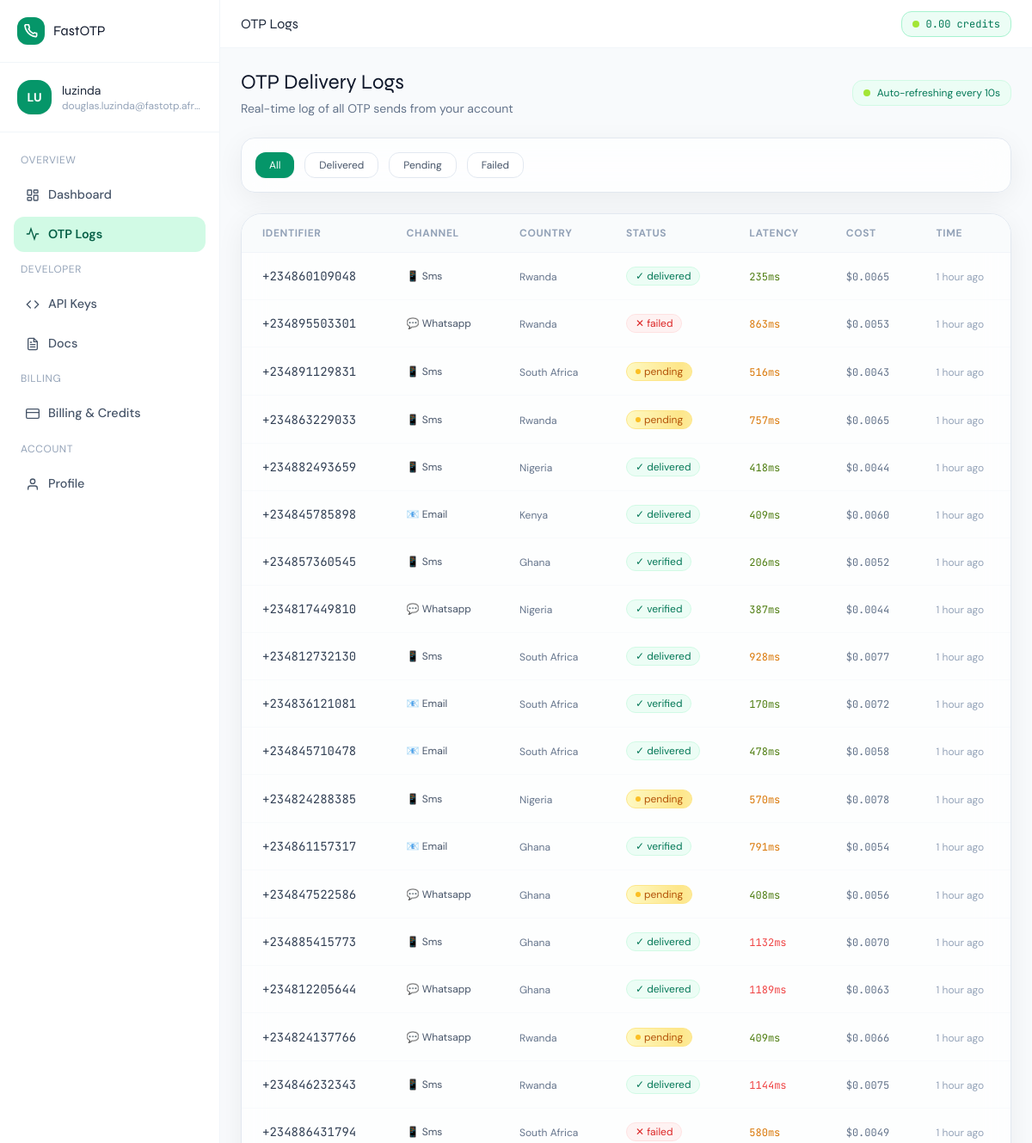
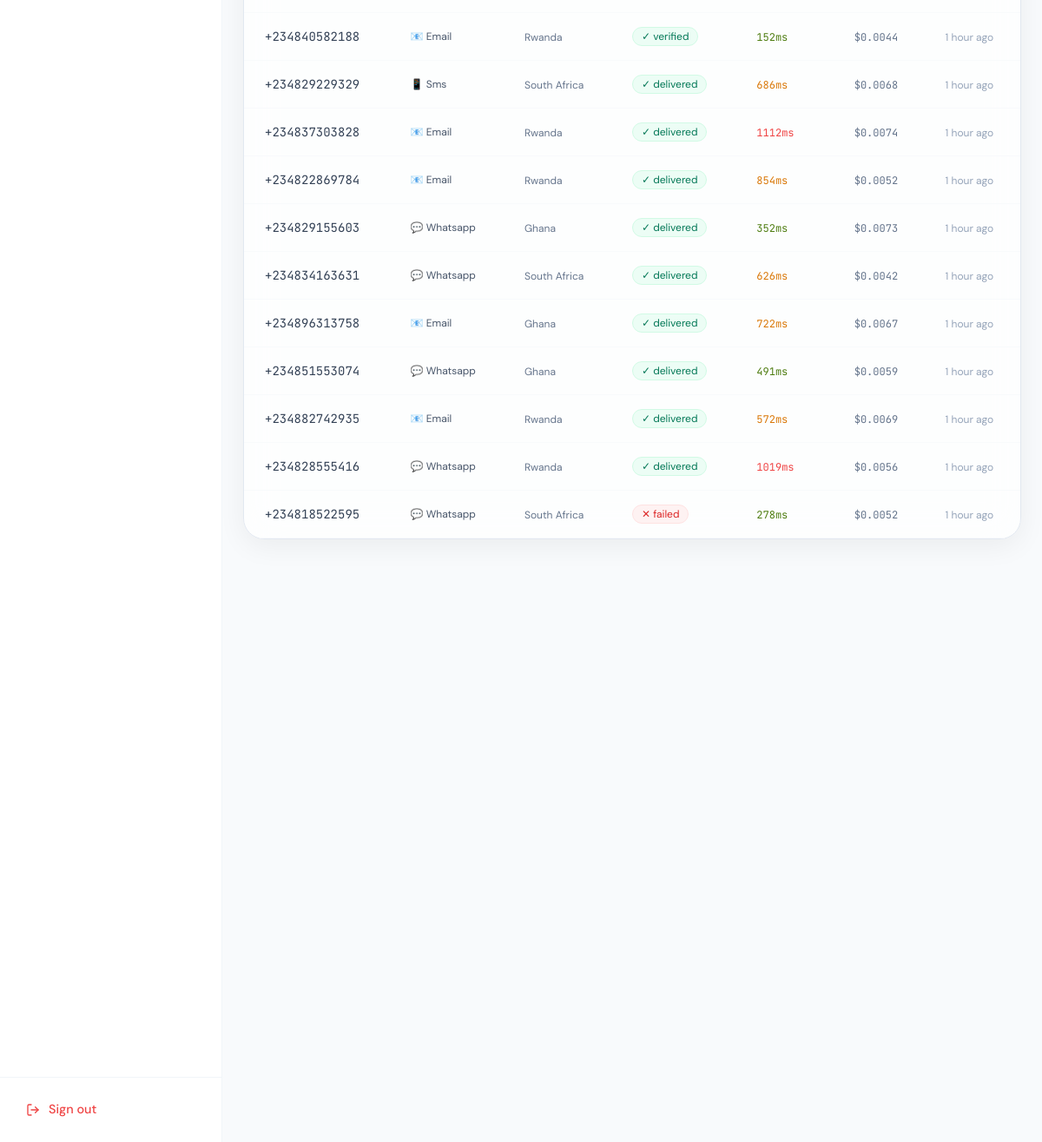
Screenshot of /dashboard/logs/ (signed in) with the database file from the repository (2 pictures, top to bottom).
### fastotp/models.py (models this page shows, shortened)
class User(AbstractUser):
    id = models.UUIDField(primary_key=True, default=uuid.uuid4, editable=False)
    phone_number = models.CharField(max_length=20, blank=True)
    whatsapp_number = models.CharField(max_length=20, blank=True)
    company_name = models.CharField(max_length=150, blank=True)
    is_verified = models.BooleanField(default=False)
    verification_otp = models.CharField(max_length=6, blank=True)
    otp_expires_at = models.DateTimeField(null=True, blank=True)
    avatar_initials = models.CharField(max_length=3, blank=True)
    created_at = models.DateTimeField(auto_now_add=True)
    updated_at = models.DateTimeField(auto_now=True)

class CreditBalance(models.Model):
    user = models.OneToOneField(User, on_delete=models.CASCADE, related_name='credit_balance')
    balance = models.DecimalField(max_digits=12, decimal_places=4, default=0)
    total_topped_up = models.DecimalField(max_digits=12, decimal_places=2, default=0)
    total_consumed = models.DecimalField(max_digits=12, decimal_places=4, default=0)
    updated_at = models.DateTimeField(auto_now=True)

class OTPLog(models.Model):
    CHANNEL = [('whatsapp', 'WhatsApp'), ('sms', 'SMS'), ('email', 'Email'), ('voice', 'Voice')]
    STATUS = [
        ('pending', 'Pending'),
        ('sent', 'Sent'),
        ('delivered', 'Delivered'),
        ('verified', 'Verified'),
        ('failed', 'Failed'),
        ('expired', 'Expired'),
    ]
    id = models.UUIDField(primary_key=True, default=uuid.uuid4, editable=False)
    user = models.ForeignKey(User, on_delete=models.CASCADE, related_name='otp_logs')
    api_key = models.ForeignKey(APIKey, null=True, blank=True, on_delete=models.SET_NULL)
    identifier = models.CharField(max_length=100)  # phone/email
    channel = models.CharField(max_length=15, choices=CHANNEL, default='whatsapp')
    country_code = models.CharField(max_length=5, blank=True)
    country_name = models.CharField(max_length=60, blank=True)
    otp_hash = models.CharField(max_length=128, blank=True)  # hashed OTP
    status = models.CharField(max_length=15, choices=STATUS, default='pending')
    latency_ms = models.PositiveIntegerField(null=True, blank=True)
    cost_credits = models.DecimalField(max_digits=8, decimal_places=4, default=0)
    ip_address = models.GenericIPAddressField(null=True, blank=True)
    user_agent = models.CharField(max_length=500, blank=True)
    sent_at = models.DateTimeField(null=True, blank=True)
    verified_at = models.DateTimeField(null=True, blank=True)
    expires_at = models.DateTimeField(null=True, blank=True)
    created_at = models.DateTimeField(auto_now_add=True)
    class Meta:
        ordering = ['-created_at']

### fastotp/views.py (the view)
# urls.py: path('dashboard/logs/', views.OTPLogsView.as_view(), name='otp_logs'),
class OTPLogsView(LoginRequiredMixin, TemplateView):
    login_url = 'login'
    template_name = 'fastotp/otp_logs.html'
    def get_context_data(self, **kwargs):
        ctx = super().get_context_data(**kwargs)
        ctx['logs'] = OTPLog.objects.filter(user=self.request.user)[:50]
        return ctx

### templates/fastotp/otp_logs.html (shortened to what this page needs)
{% extends 'fastotp/dashboard_base.html' %}
{% block page_title %}OTP Logs{% endblock %}
{% block dashboard_content %}
<div class="mb-6 flex items-center justify-between">
  <div>
    <h1 class="font-display font-700 text-2xl text-slate-900">OTP Delivery Logs</h1>
    <p class="text-slate-500 text-sm mt-1">Real-time log of all OTP sends from your account</p>
  </div>
  <div class="flex items-center gap-2 text-xs text-emerald-700 bg-emerald-50 border border-emerald-100 px-3 py-1.5 rounded-xl">
    <span class="w-2 h-2 bg-lime-400 rounded-full animate-pulse"></span>
    Auto-refreshing every 10s
  </div>
</div>
<div class="glass rounded-2xl p-4 mb-6 flex flex-wrap gap-3 border border-slate-200" x-data="{filter:'all'}">
  <button @click="filter='all'" :class="filter==='all'?'bg-emerald-600 text-white shadow-sm':'bg-white text-slate-600 border border-slate-200'" class="text-xs px-4 py-1.5 rounded-xl font-600 transition-all">All</button>
  <button @click="filter='delivered'" :class="filter==='delivered'?'bg-emerald-600 text-white shadow-sm':'bg-white text-slate-600 border border-slate-200'" class="text-xs px-4 py-1.5 rounded-xl font-600 transition-all">Delivered</button>
  <button @click="filter='pending'" :class="filter==='pending'?'bg-amber-500 text-white shadow-sm':'bg-white text-slate-600 border border-slate-200'" class="text-xs px-4 py-1.5 rounded-xl font-600 transition-all">Pending</button>
  <button @click="filter='failed'" :class="filter==='failed'?'bg-red-500 text-white shadow-sm':'bg-white text-slate-600 border border-slate-200'" class="text-xs px-4 py-1.5 rounded-xl font-600 transition-all">Failed</button>
</div>
<div class="glass rounded-3xl overflow-hidden border border-slate-200">
  <div class="overflow-x-auto">
    <table class="w-full text-sm">
      <thead>
        <tr class="border-b border-slate-100 bg-slate-50/80">
          <th class="text-left px-6 py-3.5 text-xs font-600 text-slate-400 uppercase tracking-wider">Identifier</th>
          <th class="text-left px-6 py-3.5 text-xs font-600 text-slate-400 uppercase tracking-wider">Channel</th>
          <th class="text-left px-6 py-3.5 text-xs font-600 text-slate-400 uppercase tracking-wider">Country</th>
          <th class="text-left px-6 py-3.5 text-xs font-600 text-slate-400 uppercase tracking-wider">Status</th>
          <th class="text-left px-6 py-3.5 text-xs font-600 text-slate-400 uppercase tracking-wider">Latency</th>
          <th class="text-left px-6 py-3.5 text-xs font-600 text-slate-400 uppercase tracking-wider">Cost</th>
          <th class="text-left px-6 py-3.5 text-xs font-600 text-slate-400 uppercase tracking-wider">Time</th>
        </tr>
      </thead>
      <tbody id="log-table-body"
             hx-get="{% url 'otp_logs_poll' %}"
             hx-trigger="every 10s"
             hx-swap="innerHTML">
        {% for log in logs %}
        <tr class="border-b border-slate-50 hover:bg-emerald-50/30 transition-colors">
          <td class="px-6 py-4">
            <span class="font-mono text-sm text-slate-700">{{ log.identifier }}</span>
          </td>
          <td class="px-6 py-4">
            <span class="flex items-center gap-1.5 text-xs font-600 text-slate-600">
              {% if log.channel == 'whatsapp' %}💬{% elif log.channel == 'sms' %}📱{% elif log.channel == 'voice' %}📞{% else %}📧{% endif %}
              {{ log.channel|title }}
            </span>
          </td>
          <td class="px-6 py-4">
            <span class="text-xs text-slate-500">{{ log.country_name|default:"—" }}</span>
          </td>
          <td class="px-6 py-4">
            {% if log.status == 'delivered' or log.status == 'verified' %}
            <span class="inline-flex items-center gap-1 text-xs font-600 bg-emerald-50 text-emerald-700 border border-emerald-100 px-2.5 py-0.5 rounded-full">✓ {{ log.status }}</span>
            {% elif log.status == 'pending' or log.status == 'sent' %}
            <span class="inline-flex items-center gap-1 text-xs font-600 shimmer-pending border border-amber-200 text-amber-700 px-2.5 py-0.5 rounded-full">
              <span class="w-1.5 h-1.5 bg-amber-400 rounded-full animate-pulse"></span>{{ log.status }}
            </span>
            {% elif log.status == 'failed' %}
            <span class="inline-flex items-center gap-1 text-xs font-600 bg-red-50 text-red-600 border border-red-100 px-2.5 py-0.5 rounded-full">✕ failed</span>
            {% else %}
            <span class="text-xs text-slate-400">{{ log.status }}</span>
            {% endif %}
          </td>
          <td class="px-6 py-4">
            {% if log.latency_ms %}
            <span class="font-mono text-xs font-600 {% if log.latency_ms < 500 %}text-lime-700{% elif log.latency_ms < 1000 %}text-amber-600{% else %}text-red-500{% endif %}">
              {{ log.latency_ms }}ms
            </span>
            {% else %}<span class="text-slate-300 text-xs">—</span>{% endif %}
          </td>
          <td class="px-6 py-4">
            <span class="font-mono text-xs text-slate-500">${{ log.cost_credits|floatformat:4 }}</span>
          </td>
          <td class="px-6 py-4">
            <span class="text-xs text-slate-400">{{ log.created_at|timesince }} ago</span>
          </td>
        </tr>
        {% endfor %}
      </tbody>
    </table>
  </div>
</div>
{% endblock %}

### templates/fastotp/dashboard_base.html (shortened to what this page needs)
{% extends 'fastotp/base.html' %}
{% block content %}
<div class="flex h-screen overflow-hidden bg-slate-50">
  <aside class="w-64 flex-shrink-0 bg-white border-r border-slate-100 flex flex-col overflow-y-auto hidden md:flex">
    <div class="p-5 border-b border-slate-100">
      <a href="{% url 'home' %}" class="flex items-center gap-2.5">
        <div class="w-8 h-8 rounded-xl bg-emerald-600 flex items-center justify-center shadow-sm">
        </div>
        <span class="font-display font-700 text-slate-900">FastOTP</span>
      </a>
    </div>
    <div class="p-5 border-b border-slate-100">
      <div class="flex items-center gap-3">
        <div class="w-10 h-10 rounded-2xl bg-emerald-600 flex items-center justify-center text-white font-bold text-sm shadow-sm flex-shrink-0">
          {{ request.user.avatar_initials }}
        </div>
        <div class="min-w-0">
          <p class="text-sm font-600 text-slate-800 truncate">{{ request.user.get_full_name|default:request.user.username }}</p>
          <p class="text-xs text-slate-400 truncate">{{ request.user.email }}</p>
        </div>
      </div>
    </div>
    <nav class="flex-1 p-4 space-y-1">
      <p class="text-xs font-600 text-slate-400 uppercase tracking-wider px-2 py-2">Overview</p>
      <a href="{% url 'dashboard' %}" class="sidebar-link {% if request.resolver_match.url_name == 'dashboard' %}active{% endif %}">
        <svg width="16" height="16" viewBox="0 0 24 24" fill="none" stroke="currentColor" stroke-width="2" stroke-linecap="round"><rect x="3" y="3" width="7" height="9" rx="1"/><rect x="14" y="3" width="7" height="5" rx="1"/><rect x="14" y="12" width="7" height="9" rx="1"/><rect x="3" y="16" width="7" height="5" rx="1"/></svg>
        Dashboard
      </a>
      <a href="{% url 'otp_logs' %}" class="sidebar-link {% if request.resolver_match.url_name == 'otp_logs' %}active{% endif %}">
        <svg width="16" height="16" viewBox="0 0 24 24" fill="none" stroke="currentColor" stroke-width="2" stroke-linecap="round"><polyline points="22 12 18 12 15 21 9 3 6 12 2 12"/></svg>
        OTP Logs
      </a>
      <p class="text-xs font-600 text-slate-400 uppercase tracking-wider px-2 py-2 mt-4">Developer</p>
      <a href="{% url 'developer' %}" class="sidebar-link {% if request.resolver_match.url_name == 'developer' %}active{% endif %}">
        <svg width="16" height="16" viewBox="0 0 24 24" fill="none" stroke="currentColor" stroke-width="2" stroke-linecap="round"><polyline points="16 18 22 12 16 6"/><polyline points="8 6 2 12 8 18"/></svg>
        API Keys
      </a>
      <a href="#" class="sidebar-link">
        Docs
      </a>
      <p class="text-xs font-600 text-slate-400 uppercase tracking-wider px-2 py-2 mt-4">Billing</p>
      <a href="{% url 'billing' %}" class="sidebar-link {% if request.resolver_match.url_name == 'billing' %}active{% endif %}">
        <svg width="16" height="16" viewBox="0 0 24 24" fill="none" stroke="currentColor" stroke-width="2" stroke-linecap="round"><rect x="1" y="4" width="22" height="16" rx="2" ry="2"/><line x1="1" y1="10" x2="23" y2="10"/></svg>
        Billing & Credits
      </a>
      <p class="text-xs font-600 text-slate-400 uppercase tracking-wider px-2 py-2 mt-4">Account</p>
      <a href="{% url 'account' %}" class="sidebar-link {% if request.resolver_match.url_name == 'account' %}active{% endif %}">
        <svg width="16" height="16" viewBox="0 0 24 24" fill="none" stroke="currentColor" stroke-width="2" stroke-linecap="round"><path d="M20 21v-2a4 4 0 0 0-4-4H8a4 4 0 0 0-4 4v2"/><circle cx="12" cy="7" r="4"/></svg>
        Profile
      </a>
    </nav>
    <div class="p-4 border-t border-slate-100">
      <form method="POST" action="{% url 'logout' %}">
        <button type="submit" class="sidebar-link w-full text-red-500 hover:bg-red-50 hover:text-red-700">
          <svg width="16" height="16" viewBox="0 0 24 24" fill="none" stroke="currentColor" stroke-width="2" stroke-linecap="round"><path d="M9 21H5a2 2 0 0 1-2-2V5a2 2 0 0 1 2-2h4"/><polyline points="16 17 21 12 16 7"/><line x1="21" y1="12" x2="9" y2="12"/></svg>
          Sign out
        </button>
      </form>
    </div>
  </aside>
  <div class="flex-1 flex flex-col overflow-hidden">
    <header class="bg-white border-b border-slate-100 h-14 flex items-center justify-between px-6 flex-shrink-0">
      <div>
        <h2 class="font-display font-600 text-slate-800 text-base">{% block page_title %}Dashboard{% endblock %}</h2>
      </div>
      <div class="flex items-center gap-4">
        <div id="credit-badge"
             hx-get="{% url 'credit_balance_poll' %}"
             hx-trigger="every 30s"
             hx-swap="outerHTML"
             class="flex items-center gap-2 bg-emerald-50 border border-emerald-200 px-3 py-1.5 rounded-xl">
          <span class="w-2 h-2 bg-lime-400 rounded-full animate-pulse"></span>
          <span class="text-xs font-mono font-600 text-emerald-700">
            {% if request.user.credit_balance %}
              {{ request.user.credit_balance.balance|floatformat:2 }} credits
            {% else %}0.00 credits{% endif %}
          </span>
        </div>
      </div>
    </header>
    <main class="flex-1 overflow-y-auto p-6">
      {% block dashboard_content %}{% endblock %}
    </main>
  </div>
</div>
{% endblock %}

### templates/fastotp/base.html (shortened to what this page needs)
<!DOCTYPE html>
<html lang="en" class="scroll-smooth">
<head>
  <script src="https://cdn.tailwindcss.com"></script>
</head>
<body class="min-h-screen bg-slate-50 text-slate-800" x-data="{}">
  {% block content %}{% endblock %}
</body>
</html>

### templates/fastotp/base.html (style rules this page uses)
*, *::before, *::after { box-sizing: border-box; }
body { font-family: 'DM Sans', sans-serif; background: #f8fafc; }
h1, h2, h3, h4, h5, .font-display { font-family: 'Syne', sans-serif; }
.font-mono { font-family: 'JetBrains Mono', monospace; }
.glass { background: rgba(255,255,255,0.72); backdrop-filter: blur(20px); -webkit-backdrop-filter: blur(20px); border: 1px solid rgba(255,255,255,0.85); box-shadow: 0 8px 32px rgba(0,0,0,0.06), inset 0 1px 0 rgba(255,255,255,0.7); }
.shimmer-pending { background: linear-gradient(90deg, #fef9c3 0%, #fde68a 40%, #fef9c3 80%); background-size: 200% 100%; animation: shimmer 1.8s linear infinite; }
.sidebar-link { display: flex; align-items: center; gap: 10px; padding: 10px 14px; border-radius: 12px; font-size: 0.9rem; font-weight: 500; color: #475569; transition: all 0.15s; }
.sidebar-link.active { background: #d1fae5; color: #065f46; font-weight: 600; }

### rows the page displays
User: user.avatar_initials "LU", user.get_full_name "luzinda", user.email "douglas.luzinda@fastotp.afr…", user.credit_balance.balance "0.00"
OTPLog: identifier "+234860109048", channel "Sms", country_name "Rwanda", status "delivered", latency_ms "235", cost_credits "0.0065", created_at "1 hour"
OTPLog: identifier "+234895503301", channel "Whatsapp", country_name "Rwanda", status "✕ failed", latency_ms "863", cost_credits "0.0053", created_at "1 hour"
OTPLog: identifier "+234891129831", channel "Sms", country_name "South Africa", status "pending", latency_ms "516", cost_credits "0.0043", created_at "1 hour"
OTPLog: identifier "+234863229033", channel "Sms", country_name "Rwanda", status "pending", latency_ms "757", cost_credits "0.0065", created_at "1 hour"
OTPLog: identifier "+234882493659", channel "Sms", country_name "Nigeria", status "delivered", latency_ms "418", cost_credits "0.0044", created_at "1 hour"
OTPLog: identifier "+234845785898", channel "Email", country_name "Kenya", status "delivered", latency_ms "409", cost_credits "0.0060", created_at "1 hour"
OTPLog: identifier "+234857360545", channel "Sms", country_name "Ghana", status "verified", latency_ms "206", cost_credits "0.0052", created_at "1 hour"
OTPLog: identifier "+234817449810", channel "Whatsapp", country_name "Nigeria", status "verified", latency_ms "387", cost_credits "0.0044", created_at "1 hour"
OTPLog: identifier "+234812732130", channel "Sms", country_name "South Africa", status "delivered", latency_ms "928", cost_credits "0.0077", created_at "1 hour"
OTPLog: identifier "+234836121081", channel "Email", country_name "South Africa", status "verified", latency_ms "170", cost_credits "0.0072", created_at "1 hour"
OTPLog: identifier "+234845710478", channel "Email", country_name "South Africa", status "delivered", latency_ms "478", cost_credits "0.0058", created_at "1 hour"
OTPLog: identifier "+234824288385", channel "Sms", country_name "Nigeria", status "pending", latency_ms "570", cost_credits "0.0078", created_at "1 hour"
OTPLog: identifier "+234861157317", channel "Email", country_name "Ghana", status "verified", latency_ms "791", cost_credits "0.0054", created_at "1 hour"
OTPLog: identifier "+234847522586", channel "Whatsapp", country_name "Ghana", status "pending", latency_ms "408", cost_credits "0.0056", created_at "1 hour"
OTPLog: identifier "+234885415773", channel "Sms", country_name "Ghana", status "delivered", latency_ms "1132", cost_credits "0.0070", created_at "1 hour"
OTPLog: identifier "+234812205644", channel "Whatsapp", country_name "Ghana", status "delivered", latency_ms "1189", cost_credits "0.0063", created_at "1 hour"
OTPLog: identifier "+234824137766", channel "Whatsapp", country_name "Rwanda", status "pending", latency_ms "409", cost_credits "0.0066", created_at "1 hour"
OTPLog: identifier "+234846232343", channel "Sms", country_name "Rwanda", status "delivered", latency_ms "1144", cost_credits "0.0075", created_at "1 hour"
OTPLog: identifier "+234886431794", channel "Sms", country_name "South Africa", status "✕ failed", latency_ms "580", cost_credits "0.0049", created_at "1 hour"
OTPLog: identifier "+234840582188", channel "Email", country_name "Rwanda", status "verified", latency_ms "152", cost_credits "0.0044", created_at "1 hour"
OTPLog: identifier "+234829229329", channel "Sms", country_name "South Africa", status "delivered", latency_ms "686", cost_credits "0.0068", created_at "1 hour"
OTPLog: identifier "+234837303828", channel "Email", country_name "Rwanda", status "delivered", latency_ms "1112", cost_credits "0.0074", created_at "1 hour"
OTPLog: identifier "+234822869784", channel "Email", country_name "Rwanda", status "delivered", latency_ms "854", cost_credits "0.0052", created_at "1 hour"
OTPLog: identifier "+234829155603", channel "Whatsapp", country_name "Ghana", status "delivered", latency_ms "352", cost_credits "0.0073", created_at "1 hour"
OTPLog: identifier "+234834163631", channel "Whatsapp", country_name "South Africa", status "delivered", latency_ms "626", cost_credits "0.0042", created_at "1 hour"
OTPLog: identifier "+234896313758", channel "Email", country_name "Ghana", status "delivered", latency_ms "722", cost_credits "0.0067", created_at "1 hour"
OTPLog: identifier "+234851553074", channel "Whatsapp", country_name "Ghana", status "delivered", latency_ms "491", cost_credits "0.0059", created_at "1 hour"
OTPLog: identifier "+234882742935", channel "Email", country_name "Rwanda", status "delivered", latency_ms "572", cost_credits "0.0069", created_at "1 hour"
OTPLog: identifier "+234828555416", channel "Whatsapp", country_name "Rwanda", status "delivered", latency_ms "1019", cost_credits "0.0056", created_at "1 hour"
OTPLog: identifier "+234818522595", channel "Whatsapp", country_name "South Africa", status "✕ failed", latency_ms "278", cost_credits "0.0052", created_at "1 hour"
